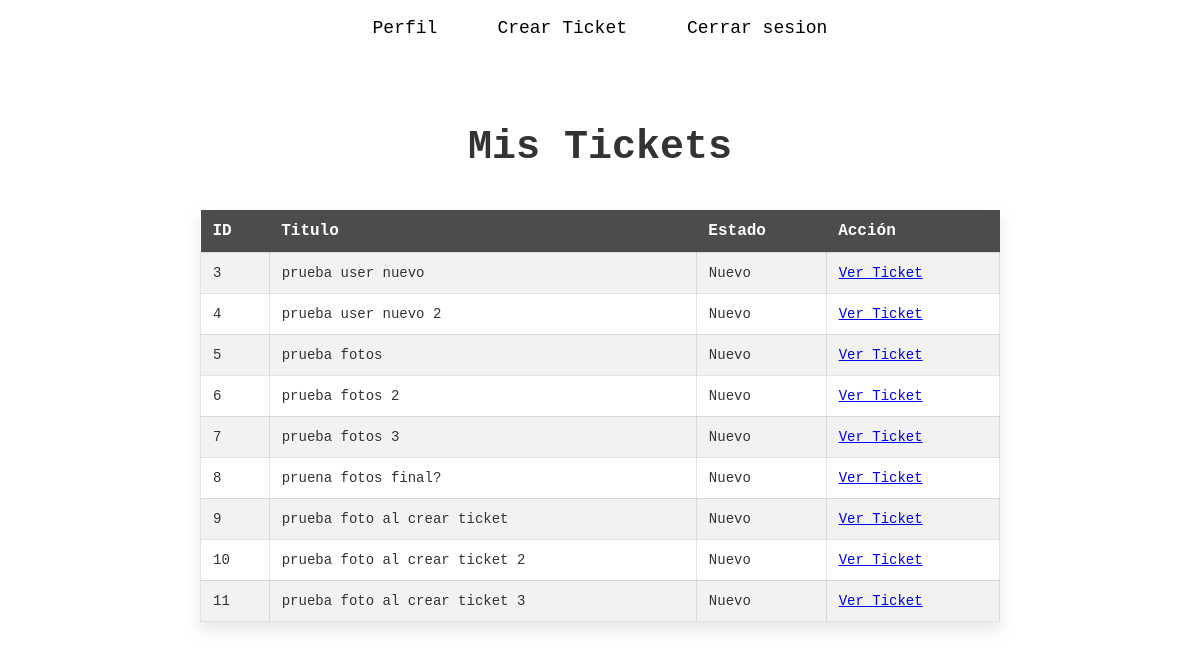
Before: /SAS_tickets/tickets/ (signed in) with the older database file.
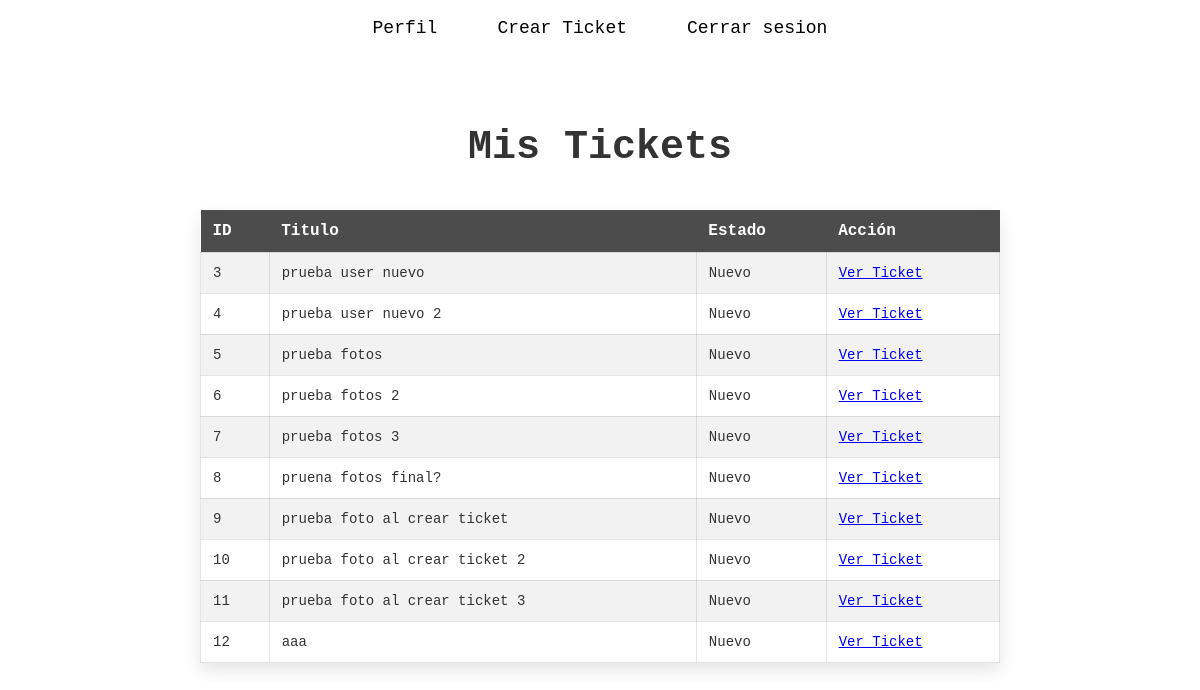
After: the same page with the newer database file.
### SAS_tickets/models.py (models this page shows, shortened)
class Ticket(models.Model):
    id_ticket    = models.AutoField(db_column='id_ticket', primary_key=True)
    titulo       = models.CharField(max_length=50, blank=False, null=False)
    fecha        = models.DateTimeField(auto_now_add=True)
    user         = models.ForeignKey(User, on_delete=models.CASCADE, related_name='tickets_as_user')
    tecnico      = models.ForeignKey(User, on_delete=models.CASCADE, null=True, blank=True, related_name='tickets_as_technician')
    id_categoria = models.ForeignKey('Categoria', on_delete=models.CASCADE, db_column='id_categoria')
    id_prioridad = models.ForeignKey('SLA', on_delete=models.CASCADE, db_column='id_prioridad')
    id_estado    = models.ForeignKey('Estado_Ticket', on_delete=models.CASCADE, db_column='id_estado')

class Estado_Ticket(models.Model):
    id_estado = models.AutoField(db_column='id_estado', primary_key=True)
    estado    = models.CharField(max_length=50, blank=False, null=False)

### SAS_tickets/views.py (the view)
# urls.py: path('tickets/', views.tickets, name="tickets"),
@login_required
def tickets(request):
    tickets = Ticket.objects.filter(user=request.user)
    context = {
        "tickets": tickets
    }
    return render(request,'SAS_tickets/tickets.html', context)

### SAS_tickets/templates/SAS_tickets/tickets.html (shortened to what this page needs)
{% load static %}
<!DOCTYPE html>
<html lang="en">
<head>
    <link rel="stylesheet" href="{% static 'tickets.css' %}">
</head>
<body>
    <header>
        <nav class="navbar">
            <ul class="nav-list">
                <li><a href="{% url 'perfil' %}">Perfil</a></li>
                <li><a href="{% url 'crear_ticket' %}">Crear Ticket</a></li>
                <li><a href="#">Cerrar sesion</a></li>
            </ul>
        </nav>
    </header>
    <div class="content">
        <h1>Mis Tickets</h1>
        <div class="table-container">
            <table>
                <tr>
                    <th>ID</th>
                    <th>Titulo</th>
                    <th>Estado</th>
                    <th>Acción</th>
                </tr>
                {% for ticket in tickets %}
                    <tr>
                        <td>{{ticket.id_ticket}}</td>
                        <td>{{ticket.titulo}}</td>
                        <td>{{ticket.id_estado.estado}}</td>
                        <td><a href="{% url 'ver_ticket' ticket.id_ticket %}">Ver Ticket</a></td>
                    </tr>
                {% endfor %}
            </table>
        </div>
    </div>
</body>
</html>

Changed rows visible on the page:
added Ticket: id_ticket "12", titulo "aaa", id_estado.estado "Nuevo"
